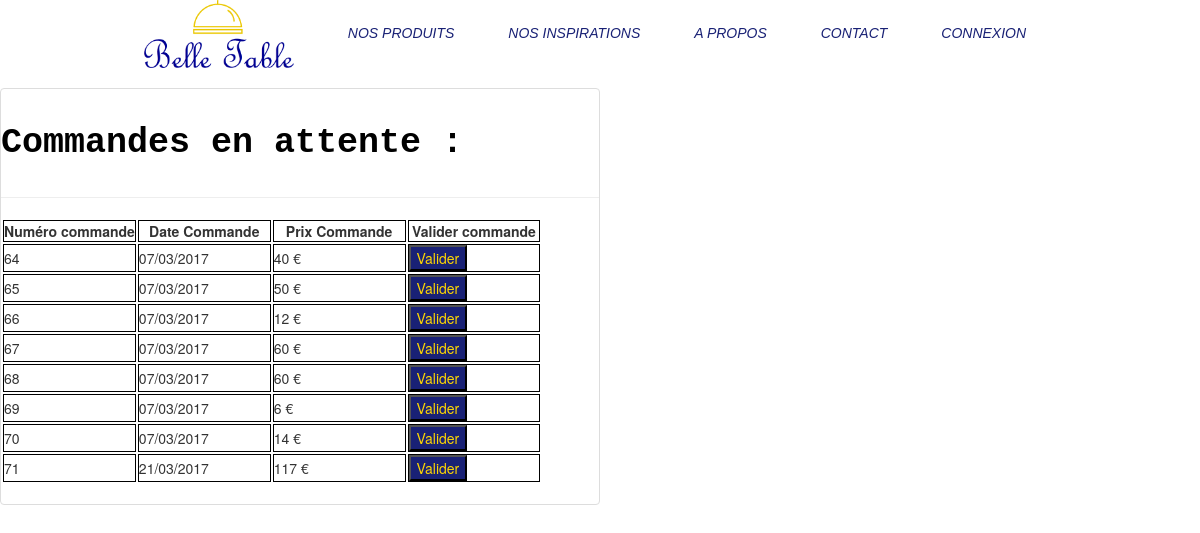
The app's page /gescommande.php with its own data.
### tables this page shows
CREATE TABLE IF NOT EXISTS `t_commande` (
  `numcommande` int(11) NOT NULL AUTO_INCREMENT,
  `datecommande` datetime NOT NULL,
  `dateenvoi` date DEFAULT NULL,
  `prixcommande` int(11) NOT NULL,
  `numclient` int(11) NOT NULL,
  `livraison` varchar(1) NOT NULL DEFAULT 'N',
  `miseplace` varchar(1) NOT NULL DEFAULT 'N',
  `service` varchar(1) NOT NULL DEFAULT 'N',
  `vaisselle` varchar(1) NOT NULL DEFAULT 'N',
  `lessive` varchar(1) NOT NULL DEFAULT 'N',
  PRIMARY KEY (`numcommande`),
  KEY `numclient` (`numclient`)
);

### gescommande.php (the view, shortened to what this page needs)
<?php
include('sessionlogin.php');
include('header.php');
include('fonction.php');
$result = $bdd->query('SELECT * FROM `t_commande` WHERE `dateenvoi` IS NULL');
?>
				<div class="encadrecommande commandes">
					<h2>Commandes en attente :</h2>
					<hr>
					<table align="center">
						<thead>
							<tr>
								<th class="premiercommande">Numéro commande</th>
								<th class="deuxiemecommande">Date Commande</th>
								<th class="troisiemecommande">Prix Commande</th>
								<th class="quatriemecommande">Valider commande</th>
							</tr>
						</thead>
						<tbody>
							<?php
								while($row2 = $result->fetch()){
									$ladate = $row2['datecommande'];
									$newDate = date("d/m/Y", strtotime($ladate));
									echo'
									<form id="'.$row2['numcommande'].'" action="" method="post">
									<tr>
										<td class="premier">'.$row2['numcommande'].'</td>
										<td class="deuxieme">'.$newDate.'</td>
										<td class="troisieme">'.$row2['prixcommande'].' €</td>
										<td class="quatrieme"><button type="submit" id="btnvalidercommande" value="Valider">Valider</button></td>
									</tr>';
									echo '<input form="'.$row2['numcommande'].'" type="hidden" name="id" value="'.$row2['numcommande']. '"></form>';
								}
							?>
						</tbody>
					</table>
					<br/>
				</div>

### header.php (shortened to what this page needs)
<!DOCTYPE html>
<html lang="fr">
<head>
    <link href="css/cssbelletable.css" rel="stylesheet">
    <link href="css/carrouselcss.css" rel="stylesheet">
	<link rel="stylesheet" type="text/css" href="dist/sweetalert.css">
</head>
<div id="menuprincipal" align="center">
		<ul class="barremenu">
			<li>
				<a href="index.php"><img src="img/logo.png" alt="" width="150px"></a>
			<li>
				<a href="pageproduits.php">Nos Produits</a>
			<li>
				<a href="pageinspi.php">Nos Inspirations</a>
			<li>
				<a href="apropos.php">A Propos</a>
			<li>
				<a href="contact.php">Contact</a>
			<li>
				<?php
				if(isset($menuchange)){
					echo'
					<a href="commandeencours.php">Mon Compte</a>
                    <li>
					<a href="lepanier.php">Mon Panier</a>';
				}
				else if(isset($menuadmin)){
					echo'
					<a href="admin.php">Tableau de bord</a>
                    <li>
					<a href="deconnexion.php">Se deconnecter</a>';
				}
				else{
					echo'
					<a href="connexion.php">Connexion</a>';
				}
				?>
		</ul>
	</div>
    <br/>

### css/cssbelletable.css (style rules this page uses)
html { font-family: sans-serif; -webkit-text-size-adjust: 100%; -ms-text-size-adjust: 100%; }
button, input, select, textarea { margin: 0; font: inherit; color: inherit; }
* { -webkit-box-sizing: border-box; -moz-box-sizing: border-box; box-sizing: border-box; }
html { font-size: 10px; -webkit-tap-highlight-color: rgba(0, 0, 0, 0); }
img { vertical-align: middle; }
hr { margin-top: 20px; margin-bottom: 20px; border: 0; border-top: 1px solid #eee; }
h2 { font-size: 30px; }
ul { margin-bottom: 0; }
table { background-color: transparent; margin :0px; padding: 0px; }
th { text-align: left; }
tr,td,th { margin: 0px; padding: 0px; }
.ligneprod td,th { text-align:center; }
.encadrecommande h2, .encadredetailcom h2 { color:black; font-family:Courier, monospace; font-size:35px; font-weight:bold; }
.commandes td, .detailcom td , .passercommande td { border-width:1px; border-style:solid; border-color:black; margin: 0px; padding: 0px; }
.commandes th, .detailcom th { border-width:1px; border-style:solid; border-color:black; }
#btnvalidercommande { background-color:#192175; color:gold; }
.premiercommande { width: 25%; }
.deuxiemecommande { width: 25%; }
.troisiemecommande { width: 25%; }
.quatriemecommande { width: 25%; }
.encadreproduit,.encadrecommande,.encadrefooter ,.formulairecoordonnees, .encadredetailcom { position: relative; float: left; padding-right: 15px; padding-left: 15px; }
.encadreproduit,.encadrecommande, .formulairecoordonnees, .encadredetailcom { display: block; padding: 0px; margin-bottom: 0px; background-color: #fff; border: 1px solid #ddd; border-radius: 4px; }
.encadrecommande { width:50%; }
.barremenu { margin:0px; padding:0px; float:center; width:100%; }
.barremenu li { display:inline; padding:0; margin:0; height:200px; }
.barremenu a:link, .barremenu a:visited { color:#192175; background:white; padding:20px 40px 4px 10px; float:center; width:auto; height:200px; text-decoration:none; font-family: Arial, Helvetica, sans-serif; font-style: italic; text-transform:uppercase; }
.commandes td,th,tr { padding:0px; margin:0px; }
#menuprincipal { text-align:center; }

### records on screen
t_commande: numcommande "64", datecommande "07/03/2017", prixcommande "40"
t_commande: numcommande "65", datecommande "07/03/2017", prixcommande "50"
t_commande: numcommande "66", datecommande "07/03/2017", prixcommande "12"
t_commande: numcommande "67", datecommande "07/03/2017", prixcommande "60"
t_commande: numcommande "68", datecommande "07/03/2017", prixcommande "60"
t_commande: numcommande "69", datecommande "07/03/2017", prixcommande "6"
t_commande: numcommande "70", datecommande "07/03/2017", prixcommande "14"
t_commande: numcommande "71", datecommande "21/03/2017", prixcommande "117"
